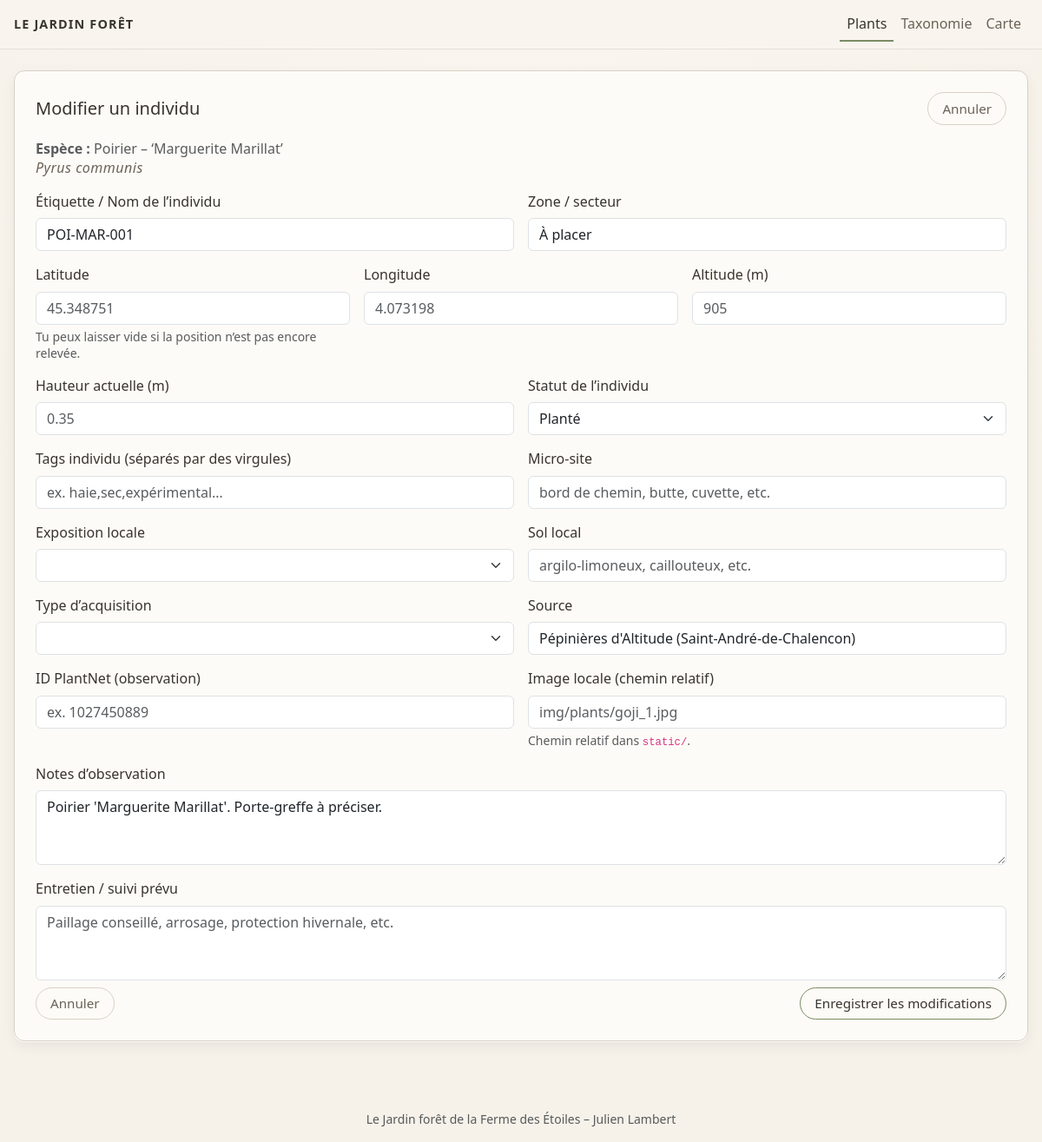
The app's page /plants/3/edit with its own data.
### tables this page shows
CREATE TABLE species (
    id INTEGER PRIMARY KEY AUTOINCREMENT,
    common_name TEXT NOT NULL,
    variety_name TEXT,
    latin_name TEXT,
    family TEXT,
    genus TEXT,
    strata TEXT,
    tags TEXT,
    notes TEXT
, image_url TEXT, origin TEXT, plant_type TEXT, morphology TEXT, culture TEXT, uses TEXT, melliferous_level TEXT, ornamental_interest TEXT, lifespan_min INTEGER, lifespan_max INTEGER, height_min REAL, height_max REAL, variety_notes TEXT);

CREATE TABLE plants (
    id INTEGER PRIMARY KEY AUTOINCREMENT,
    species_id INTEGER NOT NULL,
    label TEXT,
    lat REAL,
    lon REAL,
    zone TEXT,
    planted_at DATE,
    notes TEXT, image_local TEXT, altitude REAL, tags TEXT, micro_site TEXT, exposure_local TEXT, soil_local TEXT, height_current REAL, acquisition_type TEXT, acquisition_source TEXT, plantnet_obs_id TEXT, status TEXT, care_notes TEXT, old_label TEXT, rootstock TEXT DEFAULT NULL,
    FOREIGN KEY (species_id) REFERENCES species(id)
);

### app.py (the view, shortened to what this page needs)
@app.route("/plants/<int:plant_id>/edit", methods=["GET", "POST"])
def plant_edit(plant_id):
    db = get_db()
    plant = db.execute(
        """
        SELECT
            plants.*,
            species.common_name,
            species.variety_name,
            species.latin_name
        FROM plants
        JOIN species ON plants.species_id = species.id
        WHERE plants.id = ?
        """,
        (plant_id,),
    ).fetchone()
    if plant is None:
        return "Individu introuvable", 404
    return render_template("plant_form.html", plant=plant)

### app.py (called while the page is built)
def get_db():
    if "db" not in g:
        g.db = sqlite3.connect(DB_PATH)
        g.db.row_factory = sqlite3.Row  # accès par nom de colonne
    return g.db

### templates/plant_form.html (shortened to what this page needs)
{% extends "base.html" %}
{% block content %}
<div class="shadow-soft p-3 p-md-4">
  <div class="d-flex justify-content-between align-items-center mb-3">
    <h1 class="h5 mb-0">Modifier un individu</h1>
    <a href="{{ url_for('plant_detail', plant_id=plant['id']) }}" class="btn btn-outline btn-sm">
      Annuler
    </a>
  </div>
  <p class="mb-3 text-muted">
    <strong>Espèce :</strong>
    {{ plant['common_name'] }}
    {% if plant['variety_name'] %}
      – ‘{{ plant['variety_name'] }}’
    {% endif %}
    {% if plant['latin_name'] %}
      <br><span class="latin">{{ plant['latin_name'] }}</span>
    {% endif %}
  </p>
  <form method="post" class="row g-3">
    <div class="col-md-6">
      <label for="label" class="form-label">Étiquette / Nom de l’individu</label>
      <input
        type="text"
        name="label"
        id="label"
        class="form-control"
        value="{{ plant['label'] or '' }}"
        placeholder="Ex. GOJ-001, Poirier nord, Noyer sud…"
      >
    </div>
    <div class="col-md-6">
      <label for="zone" class="form-label">Zone / secteur</label>
      <input
        type="text"
        name="zone"
        id="zone"
        class="form-control"
        value="{{ plant['zone'] or '' }}"
        placeholder="Ex. A1, verger haut, haie est..."
      >
    </div>
    <div class="col-md-4">
      <label for="lat" class="form-label">Latitude</label>
      <input
        type="text"
        name="lat"
        id="lat"
        class="form-control"
        value="{{ plant['lat'] if plant['lat'] is not none else '' }}"
        placeholder="45.348751"
      >
      <div class="form-text">
        Tu peux laisser vide si la position n’est pas encore relevée.
      </div>
    </div>
    <div class="col-md-4">
      <label for="lon" class="form-label">Longitude</label>
      <input
        type="text"
        name="lon"
        id="lon"
        class="form-control"
        value="{{ plant['lon'] if plant['lon'] is not none else '' }}"
        placeholder="4.073198"
      >
    </div>
    <div class="col-md-4">
      <label for="altitude" class="form-label">Altitude (m)</label>
      <input
        type="text"
        name="altitude"
        id="altitude"
        class="form-control"
        value="{{ plant['altitude'] if plant['altitude'] is not none else '' }}"
        placeholder="905"
      >
    </div>
    <div class="col-md-6">
      <label for="height_current" class="form-label">Hauteur actuelle (m)</label>
      <input
        type="text"
        name="height_current"
        id="height_current"
        class="form-control"
        value="{{ plant['height_current'] if plant['height_current'] is not none else '' }}"
        placeholder="0.35"
      >
    </div>
    <div class="col-md-6">
      <label for="status" class="form-label">Statut de l’individu</label>
      {% set st = plant['status'] or '' %}
      <select name="status" id="status" class="form-select">
        {% for val,label in [
          ('planifié','Planifié'),
          ('planté','Planté'),
          ('en pépinière','En pépinière'),
          ('malade','Malade'),
          ('mort','Mort'),
          ('à déplacer','À déplacer')
        ] %}
          <option value="{{ val }}" {% if st == val %}selected{% endif %}>{{ label }}</option>
        {% endfor %}
      </select>
    </div>
    <div class="col-md-6">
      <label for="tags" class="form-label">Tags individu (séparés par des virgules)</label>
      <input
        type="text"
        name="tags"
        id="tags"
        class="form-control"
        value="{{ plant['tags'] or '' }}"
        placeholder="ex. haie,sec,expérimental…"
      >
    </div>
    <div class="col-md-6">
      <label for="micro_site" class="form-label">Micro-site</label>
      <input
        type="text"
        name="micro_site"
        id="micro_site"
        class="form-control"
        value="{{ plant['micro_site'] or '' }}"
        placeholder="bord de chemin, butte, cuvette, etc."
      >
    </div>
    <div class="col-md-6">
      <label for="exposure_local" class="form-label">Exposition locale</label>
      {% set ex = plant['exposure_local'] or '' %}
      <select name="exposure_local" id="exposure_local" class="form-select">
        <option value=""></option>
        {% for val,label in [
          ('soleil','Plein soleil'),
          ('mi-ombre','Mi-ombre'),
          ('ombre','Ombre'),
          ('ombre légère','Ombre légère')
        ] %}
          <option value="{{ val }}" {% if ex == val %}selected{% endif %}>{{ label }}</option>
        {% endfor %}
      </select>
    </div>
    <div class="col-md-6">
      <label for="soil_local" class="form-label">Sol local</label>
      <input
        type="text"
        name="soil_local"
        id="soil_local"
        class="form-control"
        value="{{ plant['soil_local'] or '' }}"
        placeholder="argilo-limoneux, caillouteux, etc."
      >
    </div>
    <div class="col-md-6">
      <label for="acquisition_type" class="form-label">Type d’acquisition</label>
      {% set atype = plant['acquisition_type'] or '' %}
      <select name="acquisition_type" id="acquisition_type" class="form-select">
        <option value=""></option>
        {% for val,label in [
          ('achat','Achat'),
          ('don','Don'),
          ('échange','Échange'),
          ('semis','Semis'),
          ('bouture','Bouture'),
          ('greffe','Greffe'),
          ('repiquage','Repiquage / transplantation'),
          ('autre','Autre')
        ] %}
          <option value="{{ val }}" {% if atype == val %}selected{% endif %}>{{ label }}</option>
        {% endfor %}
      </select>
    </div>
    <div class="col-md-6">
      <label for="acquisition_source" class="form-label">Source</label>
      <input
        type="text"
        name="acquisition_source"
        id="acquisition_source"
        class="form-control"
        value="{{ plant['acquisition_source'] or '' }}"
        placeholder="Ex. voisine du Nevet, pépinière X…"
      >
    </div>
    <div class="col-md-6">
      <label for="plantnet_obs_id" class="form-label">ID PlantNet (observation)</label>
      <input
        type="text"
        name="plantnet_obs_id"
        id="plantnet_obs_id"
        class="form-control"
        value="{{ plant['plantnet_obs_id'] or '' }}"
        placeholder="ex. 1027450889"
      >
    </div>
    <div class="col-md-6">
      <label for="image_local" class="form-label">Image locale (chemin relatif)</label>
      <input
        type="text"
        name="image_local"
        id="image_local"
        class="form-control"
        value="{{ plant['image_local'] or '' }}"
        placeholder="img/plants/goji_1.jpg"
      >
      <div class="form-text">
        Chemin relatif dans <code>static/</code>.
      </div>
    </div>
    <div class="col-12">
      <label for="notes" class="form-label">Notes d’observation</label>
      <textarea
        name="notes"
        id="notes"
        rows="3"
        class="form-control"
        placeholder="Remarques, vigueur, aspect du feuillage, etc."
      >{{ plant['notes'] or '' }}</textarea>
    </div>
    <div class="col-12">
      <label for="care_notes" class="form-label">Entretien / suivi prévu</label>
      <textarea
        name="care_notes"
        id="care_notes"
        rows="3"
        class="form-control"
        placeholder="Paillage conseillé, arrosage, protection hivernale, etc."
      >{{ plant['care_notes'] or '' }}</textarea>
    </div>
    <div class="col-12 d-flex justify-content-between align-items-center mt-2">
      <a href="{{ url_for('plant_detail', plant_id=plant['id']) }}" class="btn btn-outline">
        Annuler
      </a>
      <button type="submit" class="btn btn-primary">
        Enregistrer les modifications
      </button>
    </div>
  </form>
</div>
{% endblock %}

### static/style.css (style rules this page uses)
:root { --paper: #f6f2ea; --paper-deep: #e6dfd2; --card-bg: #fdfbf7; --ink: #38342e; --ink-soft: #6b6258; --green-fern: #556b2f; --green-soft: #cfd7c6; --green-line: #7a8b64; --brown-ink: #7b5e4a; --brown-soft: #b09580; --border-soft: #d9d1c5; }
body { min-height: 100vh; background: radial-gradient(circle at top, #faf5ee 0, var(--paper) 55%); color: var(--ink); font-family: system-ui, -apple-system, "Segoe UI", Roboto, sans-serif; font-size: 16px; line-height: 1.4; }
a { color: var(--green-fern); }
.btn { border-radius: 999px; font-size: 0.95rem; padding: 0.4rem 1rem; }
.btn-primary, .btn-success { background-color: transparent; border: 1px solid var(--green-line); color: var(--ink); }
.btn-outline { background-color: transparent; border: 1px solid var(--border-soft); color: var(--ink-soft); }
.shadow-soft { background-color: var(--card-bg); border-radius: 0.75rem; border: 1px solid var(--border-soft); box-shadow: 0 1px 0 rgba(255, 255, 255, 0.8), 0 6px 16px rgba(0, 0, 0, 0.06); }
.latin { letter-spacing: 0.03em; color: var(--ink-soft); font-style: italic; font-size: 1rem; }

### templates/base.html (style rules this page uses)
body { background-color: #f6f2ea; }

### records on screen
species: common_name "Poirier", variety_name "Marguerite Marillat", latin_name "Pyrus communis"
plants: label "POI-MAR-001", zone "À placer", status "Planté", acquisition_source "Pépinières d'Altitude (Saint-André-de-Chalencon)", notes "Poirier 'Marguerite Marillat'. Porte-greffe à préciser."
